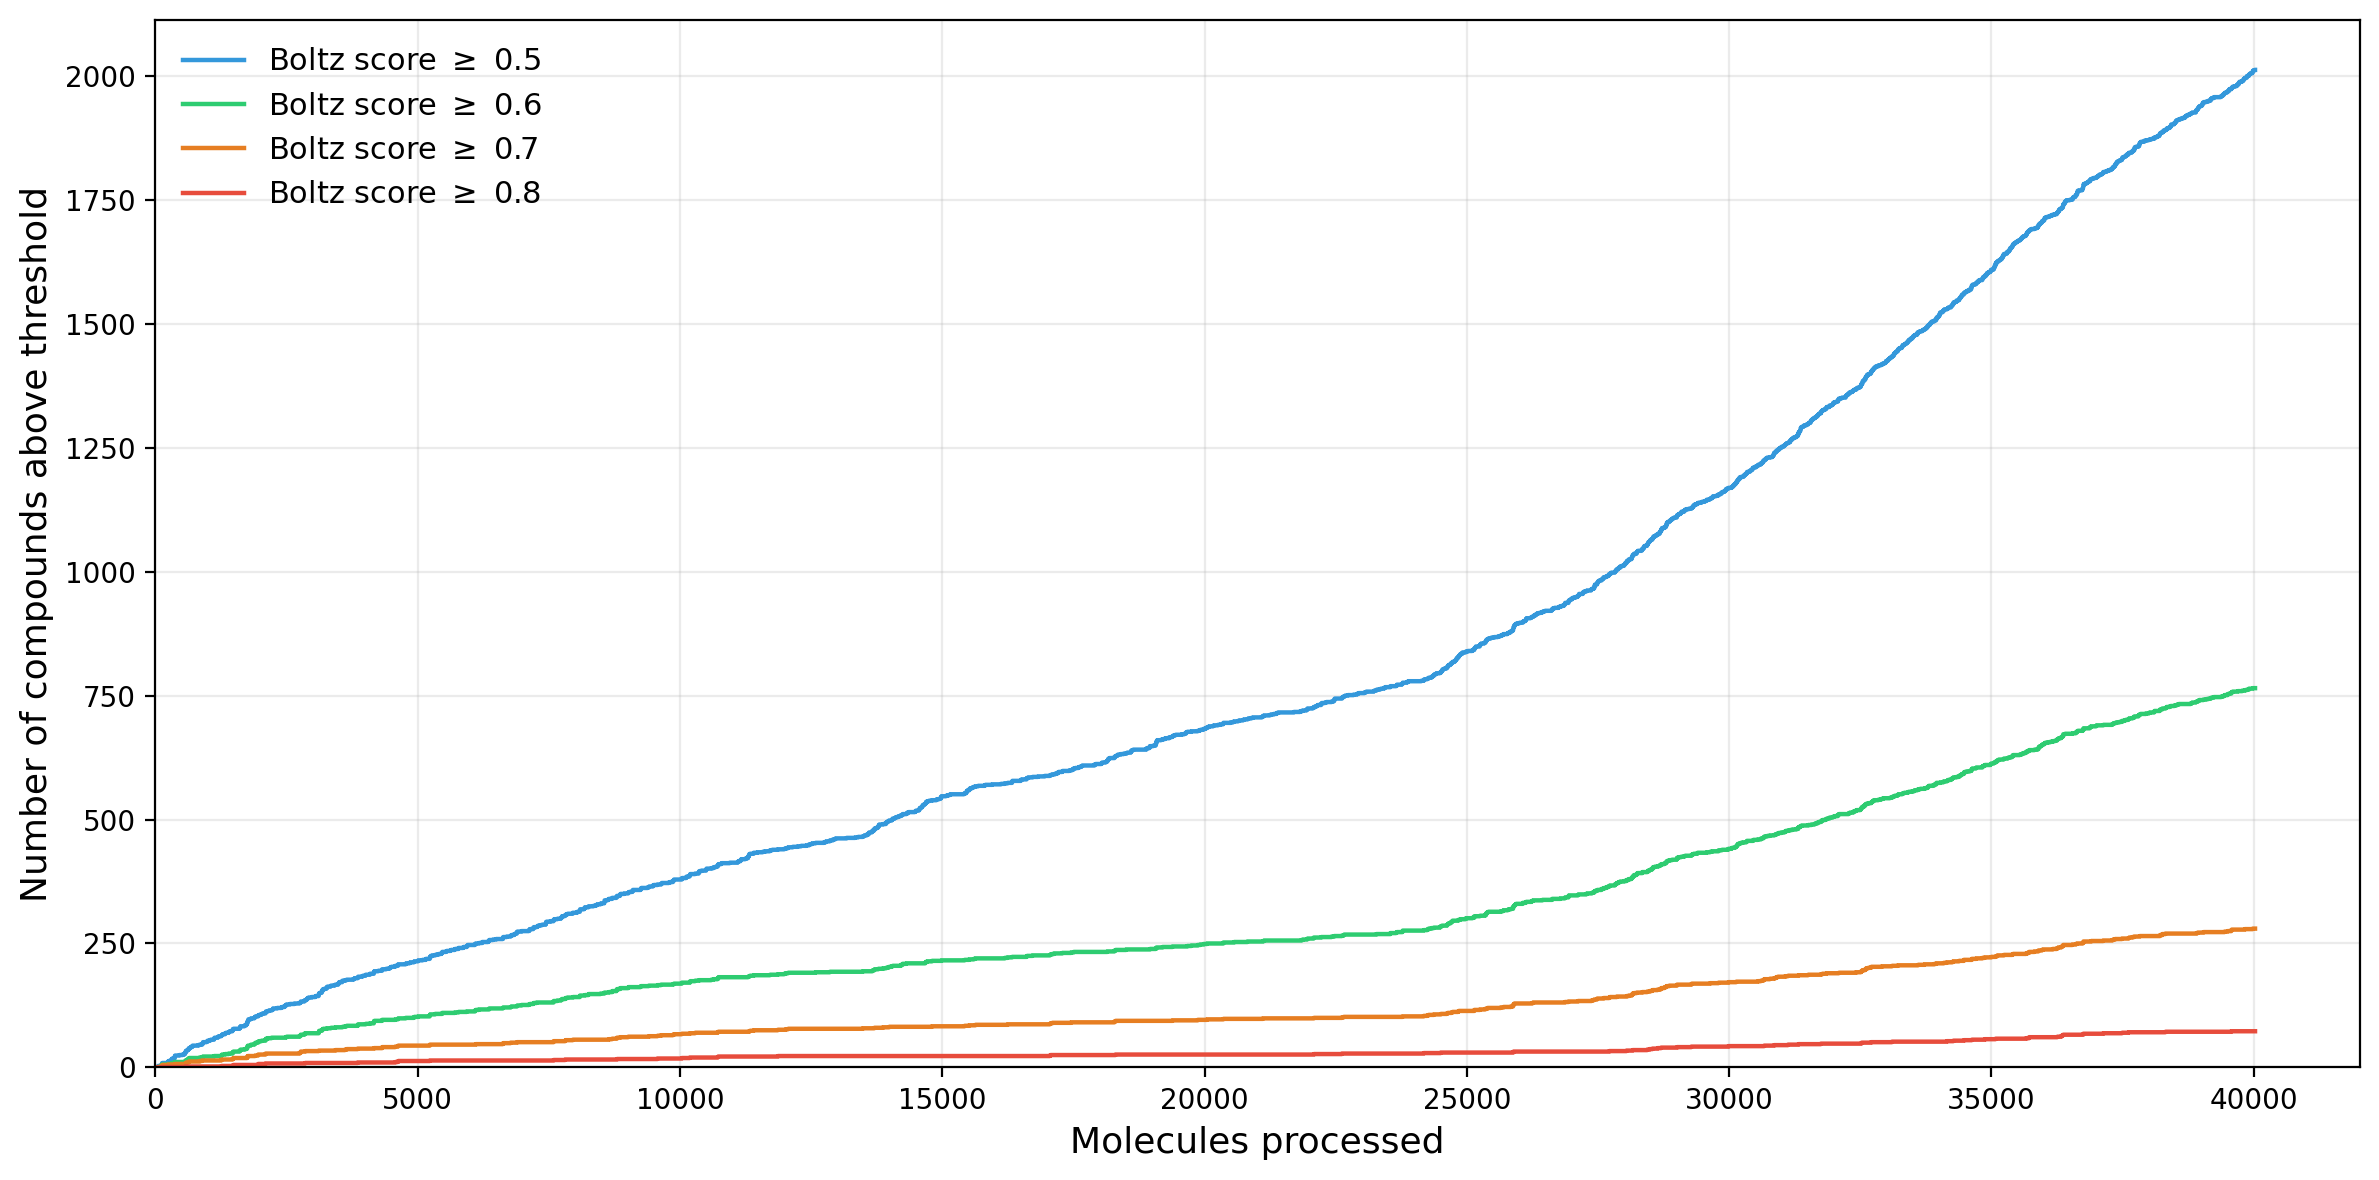

The Python source for this figure:
"""Generate Figure 7B: cumulative compounds above Boltz score thresholds."""

from pathlib import Path

import matplotlib

matplotlib.use("Agg")

import matplotlib.pyplot as plt
import pandas as pd


BASE_DIR = Path(__file__).resolve().parent
DATA_PATH = BASE_DIR / "Figure7_boltz_scores_cumulative_thresholds.csv"
OUTPUT_PREFIX = BASE_DIR / "Figure7B"
THRESHOLDS = (0.5, 0.6, 0.7, 0.8)


def main() -> None:
    scores = pd.read_csv(DATA_PATH).sort_values("molecules_processed").reset_index(drop=True)
    if scores.empty:
        raise SystemExit(f"No data found: {DATA_PATH}")

    required_columns = {"molecules_processed"} | {f"count_above_{threshold:g}" for threshold in THRESHOLDS}
    missing_columns = required_columns - set(scores.columns)
    if missing_columns:
        raise ValueError(f"Missing required columns: {sorted(missing_columns)}")

    colors = {
        0.5: "#3498db",
        0.6: "#2ecc71",
        0.7: "#e67e22",
        0.8: "#e74c3c",
    }
    x = [0, *scores["molecules_processed"].tolist()]

    fig, ax = plt.subplots(figsize=(12, 6), dpi=200)
    for threshold in THRESHOLDS:
        column = f"count_above_{threshold:g}"
        ax.plot(
            x,
            [0, *scores[column].tolist()],
            color=colors[threshold],
            linewidth=1.6,
            label=rf"Boltz score $\geq$ {threshold:g}",
        )
    ax.set_xlim(left=0)
    ax.set_ylim(bottom=0)
    ax.set_xlabel("Molecules processed", fontsize=13)
    ax.set_ylabel("Number of compounds above threshold", fontsize=13)
    ax.legend(frameon=False, fontsize=11, loc="upper left")
    ax.grid(alpha=0.25)
    fig.tight_layout()
    fig.savefig(OUTPUT_PREFIX.with_suffix(".png"), bbox_inches="tight")
    fig.savefig(OUTPUT_PREFIX.with_suffix(".pdf"), bbox_inches="tight")
    plt.close(fig)


if __name__ == "__main__":
    main()
